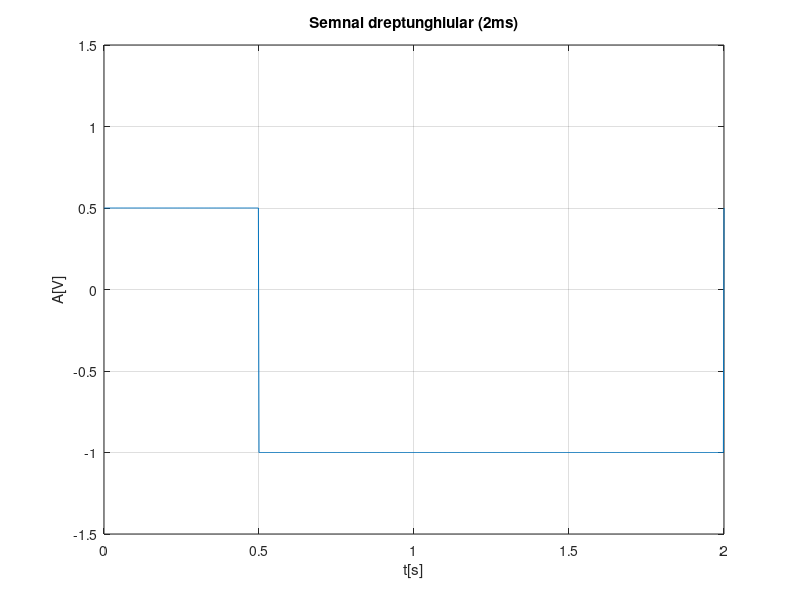
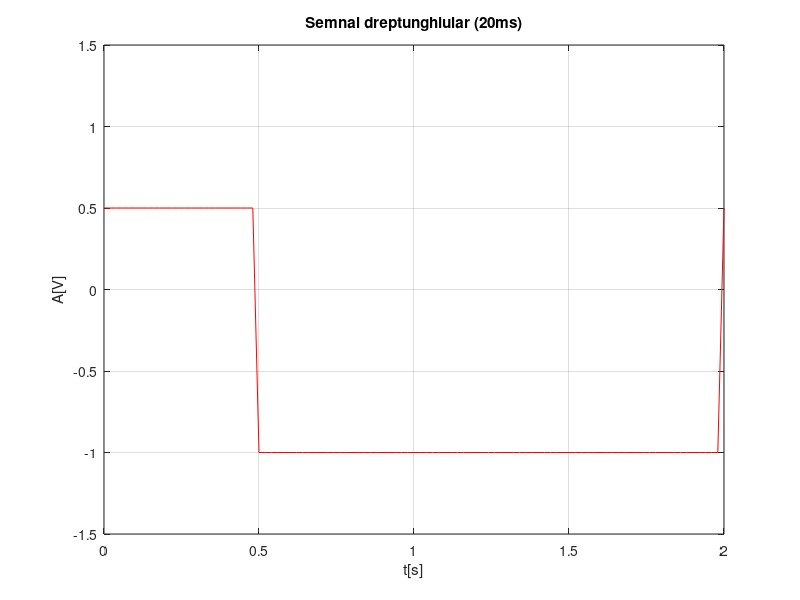
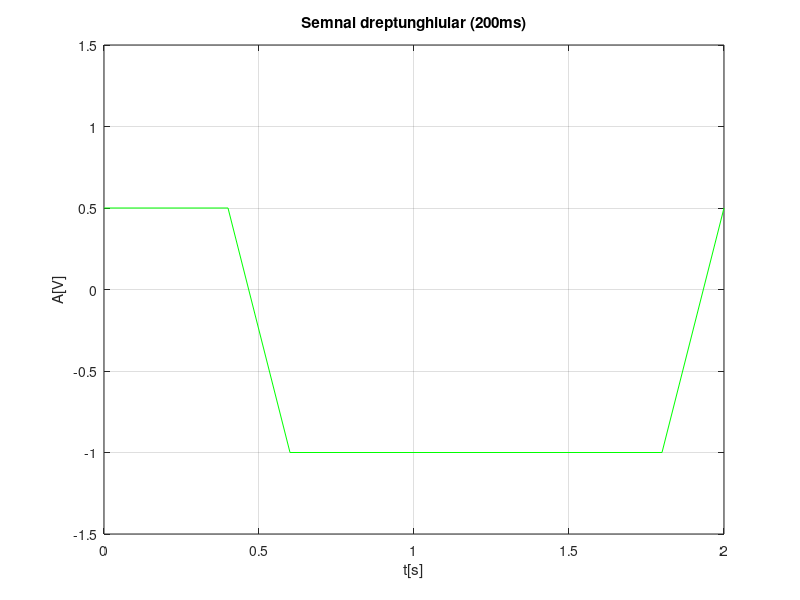

Here is the MATLAB script that generated these plots, in order:
% 1. Semnal dreptunghiular periodic cu
% Perioad?: 2 s.  
% Factor de umplere: 25%
% Nivel maxim: +0.5 si Nivel minim: -1

% Rezolutia temporara de 2ms.

T = 2; % perioada de 2 s
t = 0:0.002:T; % perioada 2s, cu rezolutia temporara de 2ms
f = 1/T;
w = 2*pi*f;
duty = 25; % factorul de umplere: 25%
s = 0.75 * square(w*t,duty) - 0.25; % facem mai mica amplitudinea , apoi scadem nivelul
figure(1);                          % obtinem nivelul maxim: 0.5, nivelul minim: -1 
plot (t, s)                    
axis ([ 0 2 -1.5 1.5 ])
xlabel('t[s]')
ylabel('A[V]')
title('Semnal dreptunghiular (2ms)')
grid on;

% Rezolutia temporara de 20ms.

T = 2;
t = 0:0.02:T; 
f = 1/T;
w = 2*pi*f;
duty = 25; 
s = 0.75 * square(w*t,duty) - 0.25; 
figure(2);
plot (t, s, 'r')                    
axis ([ 0 2 -1.5 1.5 ])
xlabel('t[s]')
ylabel('A[V]')
title('Semnal dreptunghiular (20ms)')
grid on;

% Rezolutia temporara de 200ms.

T = 2;
t = 0:0.2:T; 
f = 1/T;
w = 2*pi*f;
duty = 25; 
s = 0.75 * square(w*t,duty) - 0.25; 
figure(3);
plot (t, s, 'g')                    
axis ([ 0 2 -1.5 1.5 ])
xlabel('t[s]')
ylabel('A[V]')
title('Semnal dreptunghiular (200ms)')
grid on;